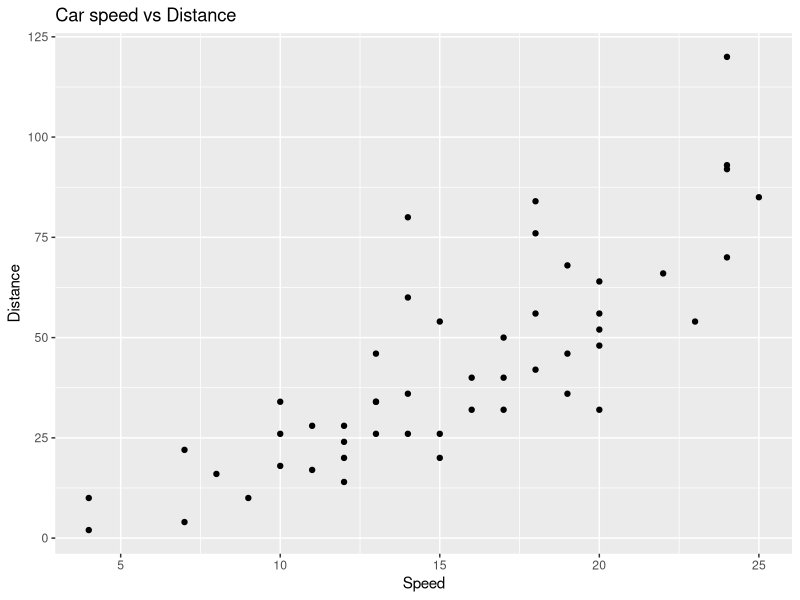

The R source for this figure:
## ---- chunk 1
library(ggplot2)
ggplot(cars,aes(x = speed, y = dist))+
  geom_point()+
  labs(title = "Car speed vs Distance", x = 'Speed', y = 'Distance')
